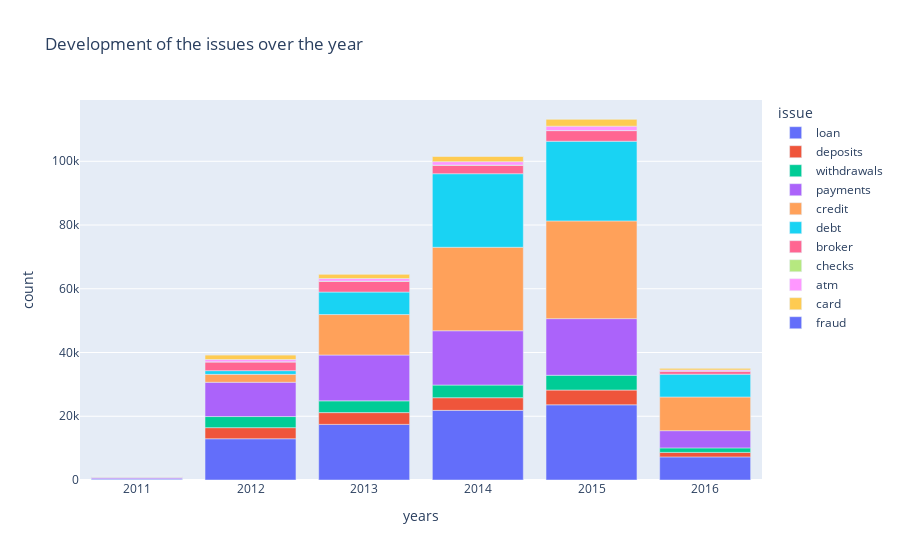

Notebook code cell kept with this figure:
### Code cell
fig = px.bar(df_result, x="years", y="count", color="issue",title="Development of the issues over the year")
fig.show()

### Figure 1 — Plotly figure (JSON) as saved in the notebook; plotly's stock layout.template omitted (floating-point values rounded to 4 significant figures)
{"data": [{"alignmentgroup": "True", "hovertemplate": "issue=loan<br>years=%{x}<br>count=%{y}<extra></extra>", "legendgroup": "loan", "marker": {"color": "#636efa", "pattern": {"shape": ""}}, "name": "loan", "offsetgroup": "loan", "orientation": "v", "showlegend": true, "textposition": "auto", "type": "bar", "x": ["2011", "2012", "2013", "2014", "2015", "2016"], "xaxis": "x", "y": [379, 12941, 17448, 21849, 23591, 7248], "yaxis": "y"}, {"alignmentgroup": "True", "hovertemplate": "issue=deposits<br>years=%{x}<br>count=%{y}<extra></extra>", "legendgroup": "deposits", "marker": {"color": "#EF553B", "pattern": {"shape": ""}}, "name": "deposits", "offsetgroup": "deposits", "orientation": "v", "showlegend": true, "textposition": "auto", "type": "bar", "x": ["2011", "2012", "2013", "2014", "2015", "2016"], "xaxis": "x", "y": [0, 3483, 3694, 3971, 4635, 1412], "yaxis": "y"}, {"alignmentgroup": "True", "hovertemplate": "issue=withdrawals<br>years=%{x}<br>count=%{y}<extra></extra>", "legendgroup": "withdrawals", "marker": {"color": "#00cc96", "pattern": {"shape": ""}}, "name": "withdrawals", "offsetgroup": "withdrawals", "orientation": "v", "showlegend": true, "textposition": "auto", "type": "bar", "x": ["2011", "2012", "2013", "2014", "2015", "2016"], "xaxis": "x", "y": [0, 3483, 3694, 3971, 4635, 1412], "yaxis": "y"}, {"alignmentgroup": "True", "hovertemplate": "issue=payments<br>years=%{x}<br>count=%{y}<extra></extra>", "legendgroup": "payments", "marker": {"color": "#ab63fa", "pattern": {"shape": ""}}, "name": "payments", "offsetgroup": "payments", "orientation": "v", "showlegend": true, "textposition": "auto", "type": "bar", "x": ["2011", "2012", "2013", "2014", "2015", "2016"], "xaxis": "x", "y": [379, 10757, 14377, 17037, 17772, 5403], "yaxis": "y"}, {"alignmentgroup": "True", "hovertemplate": "issue=credit<br>years=%{x}<br>count=%{y}<extra></extra>", "legendgroup": "credit", "marker": {"color": "#FFA15A", "pattern": {"shape": ""}}, "name": "credit", "offsetgroup": "credit", "orientation": "v", "showlegend": true, "textposition": "auto", "type": "bar", "x": ["2011", "2012", "2013", "2014", "2015", "2016"], "xaxis": "x", "y": [59, 2483, 12701, 26194, 30659, 10571], "yaxis": "y"}, {"alignmentgroup": "True", "hovertemplate": "issue=debt<br>years=%{x}<br>count=%{y}<extra></extra>", "legendgroup": "debt", "marker": {"color": "#19d3f3", "pattern": {"shape": ""}}, "name": "debt", "offsetgroup": "debt", "orientation": "v", "showlegend": true, "textposition": "auto", "type": "bar", "x": ["2011", "2012", "2013", "2014", "2015", "2016"], "xaxis": "x", "y": [83, 1166, 7053, 23080, 24998, 7151], "yaxis": "y"}, {"alignmentgroup": "True", "hovertemplate": "issue=broker<br>years=%{x}<br>count=%{y}<extra></extra>", "legendgroup": "broker", "marker": {"color": "#FF6692", "pattern": {"shape": ""}}, "name": "broker", "offsetgroup": "broker", "orientation": "v", "showlegend": true, "textposition": "auto", "type": "bar", "x": ["2011", "2012", "2013", "2014", "2015", "2016"], "xaxis": "x", "y": [152, 2738, 3417, 2689, 3331, 979], "yaxis": "y"}, {"alignmentgroup": "True", "hovertemplate": "issue=checks<br>years=%{x}<br>count=%{y}<extra></extra>", "legendgroup": "checks", "marker": {"color": "#B6E880", "pattern": {"shape": ""}}, "name": "checks", "offsetgroup": "checks", "orientation": "v", "showlegend": true, "textposition": "auto", "type": "bar", "x": ["2011", "2012", "2013", "2014", "2015", "2016"], "xaxis": "x", "y": [2, 34, 16, 25, 32, 4], "yaxis": "y"}, {"alignmentgroup": "True", "hovertemplate": "issue=atm<br>years=%{x}<br>count=%{y}<extra></extra>", "legendgroup": "atm", "marker": {"color": "#FF97FF", "pattern": {"shape": ""}}, "name": "atm", "offsetgroup": "atm", "orientation": "v", "showlegend": true, "textposition": "auto", "type": "bar", "x": ["2011", "2012", "2013", "2014", "2015", "2016"], "xaxis": "x", "y": [0, 713, 815, 1074, 1368, 350], "yaxis": "y"}, {"alignmentgroup": "True", "hovertemplate": "issue=card<br>years=%{x}<br>count=%{y}<extra></extra>", "legendgroup": "card", "marker": {"color": "#FECB52", "pattern": {"shape": ""}}, "name": "card", "offsetgroup": "card", "orientation": "v", "showlegend": true, "textposition": "auto", "type": "bar", "x": ["2011", "2012", "2013", "2014", "2015", "2016"], "xaxis": "x", "y": [59, 1485, 1415, 1722, 2247, 597], "yaxis": "y"}, {"alignmentgroup": "True", "hovertemplate": "issue=fraud<br>years=%{x}<br>count=%{y}<extra></extra>", "legendgroup": "fraud", "marker": {"color": "#636efa", "pattern": {"shape": ""}}, "name": "fraud", "offsetgroup": "fraud", "orientation": "v", "showlegend": true, "textposition": "auto", "type": "bar", "x": ["2011", "2012", "2013", "2014", "2015", "2016"], "xaxis": "x", "y": [0, 0, 0, 0, 0, 0], "yaxis": "y"}], "layout": {"barmode": "relative", "legend": {"title": {"text": "issue"}, "tracegroupgap": 0}, "title": {"text": "Development of the issues over the year"}, "xaxis": {"anchor": "y", "domain": [0, 1], "title": {"text": "years"}}, "yaxis": {"anchor": "x", "domain": [0, 1], "title": {"text": "count"}}}}
